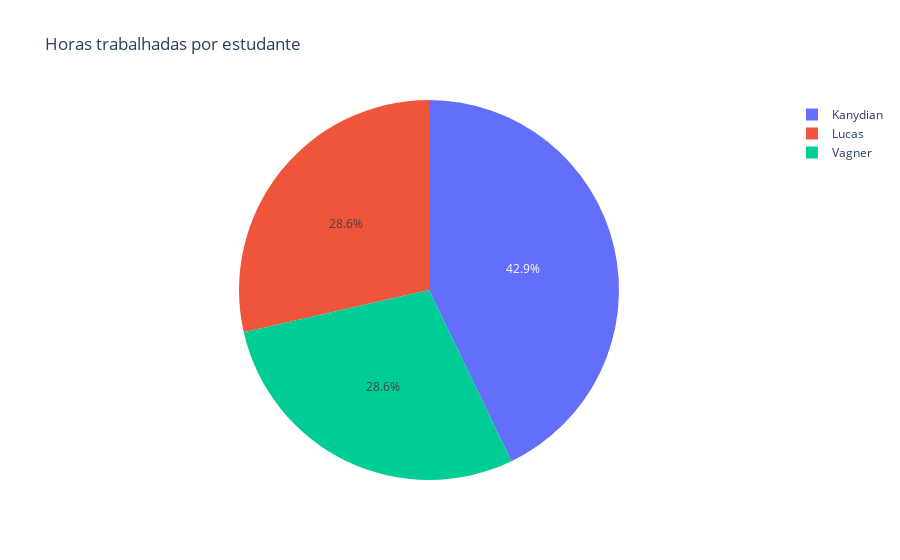

Here is the notebook cell this chart was saved with:
### Code cell
fig_total_hours = px.pie(df, values="Horas trabalhas no TCS.", names="Estudante", title="Horas trabalhadas por estudante")
fig_total_hours.show()

### Figure 1 — Plotly figure (JSON) as saved in the notebook; plotly's stock layout.template omitted (floating-point values rounded to 4 significant figures)
{"data": [{"domain": {"x": [0, 1], "y": [0, 1]}, "hovertemplate": "Estudante=%{label}<br>Horas trabalhas no TCS.=%{value}<extra></extra>", "labels": ["Kanydian", "Lucas", "Kanydian", "Vagner", "Vagner", "Kanydian", "Kanydian", "Kanydian", "Kanydian", "Lucas", "Vagner", "Kanydian", "Kanydian"], "legendgroup": "", "name": "", "showlegend": true, "type": "pie", "values": [1, 4, 2, 2, 2, 1, 1, 1, 4, 4, 4, 1, 1]}], "layout": {"autosize": true, "legend": {"tracegroupgap": 0}, "title": {"text": "Horas trabalhadas por estudante"}}}
